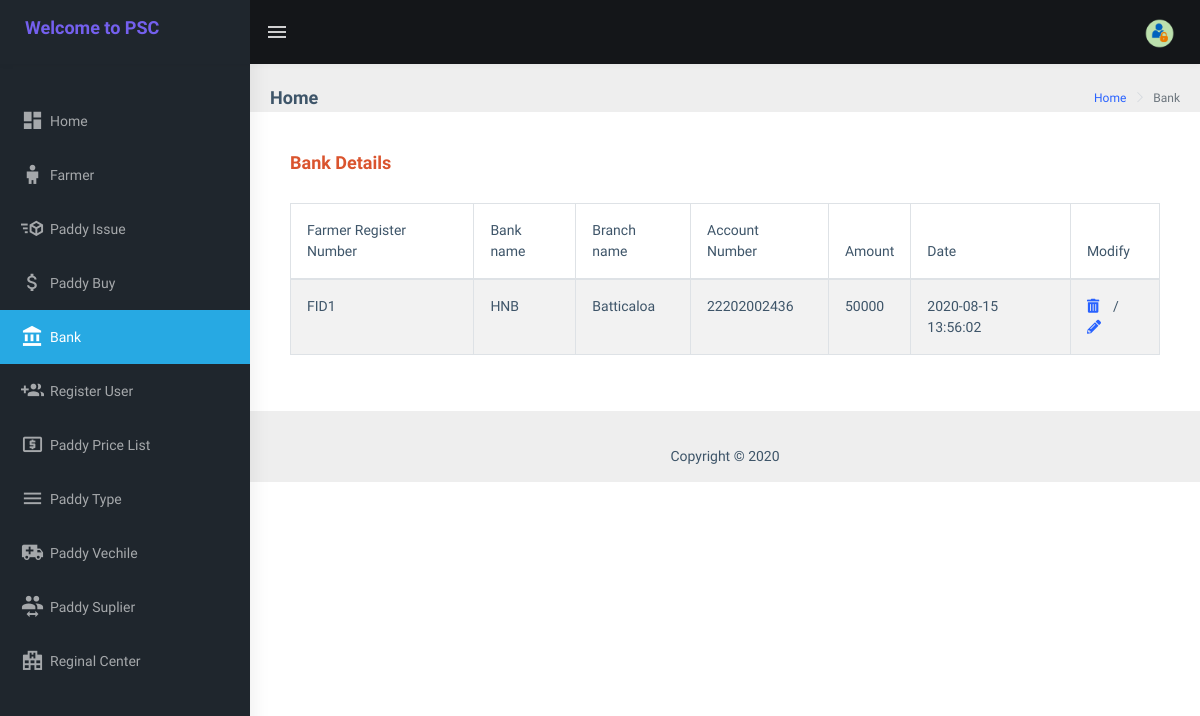
The page /common_components/bank.php (signed in) on the database as committed earlier.
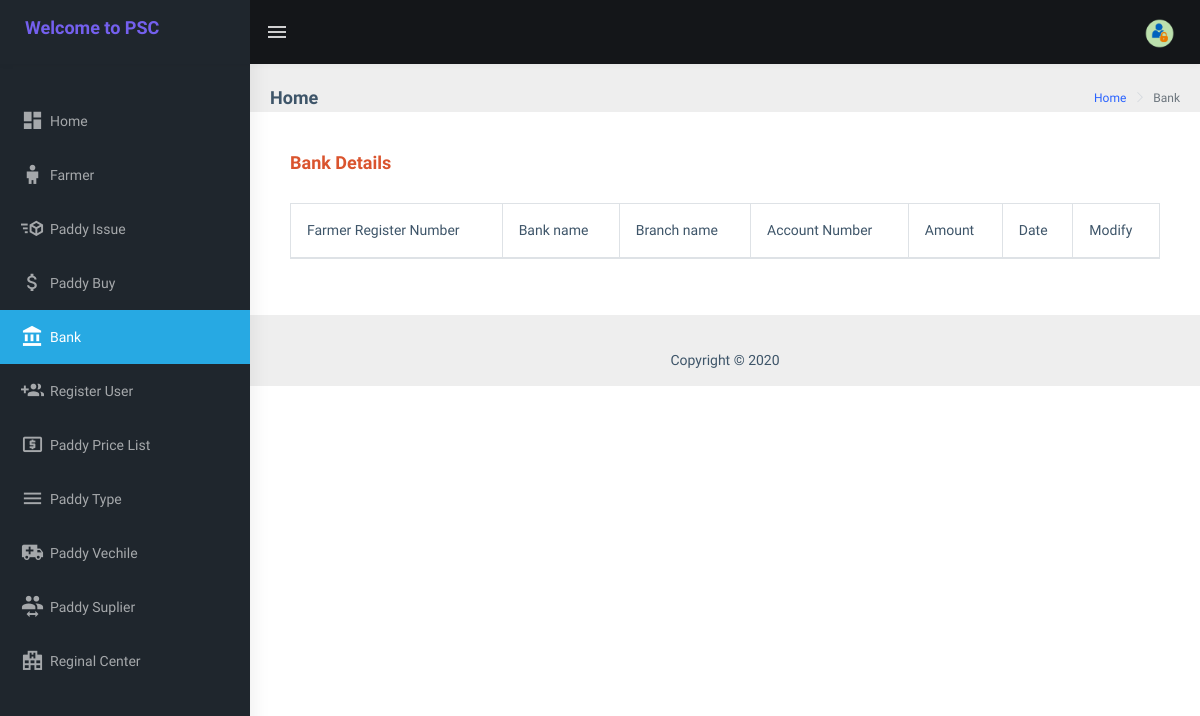
The same page on the database as committed later.
### tables this page shows
CREATE TABLE `bank` (
  `row_id` int(11) NOT NULL,
  `former_register_no` varchar(5) NOT NULL,
  `bank_name` varchar(50) NOT NULL,
  `bank_branch` varchar(50) NOT NULL,
  `bank_account_no` varchar(20) NOT NULL,
  `amount` double NOT NULL,
  `date` timestamp NOT NULL DEFAULT current_timestamp() ON UPDATE current_timestamp()
);

### function.php (called while the page is built, shortened)
<?php
	function isAdmin()
	{
		if (isset($_SESSION['user']) && $_SESSION['user']['user_type'] == 'admin' ) {
			return true;
		}else{
			return false;
		}
	}
?>

### common_components/bank.php (the view, shortened to what this page needs)
<?php
	include('../function.php');
	if (!isAdmin() AND !isCollactionOfficer() AND !isManager() AND !isClerk() AND !isFinanceOfficer() AND !isStorekeeper()) {
		$_SESSION['msg'] = "You must log in first";
		header('location: ../Index.php');
	}else{
?>
<!DOCTYPE html>
<html dir="ltr" lang="en">
    <head>
        <?php include '../mainstuff/inhead.php'; ?>
				<link rel="stylesheet" type="text/css" href="../assets/extra-libs/multicheck/multicheck.css">
				<link href="../js/jquery.dataTables.min.css" rel="stylesheet">
				<link rel="stylesheet" type="text/css" href="../assets/libs/select2/dist/css/select2.min.css">
    </head>
    <body>
        <div id="main-wrapper">
            <?php include '../mainstuff/header.php'; ?>
			<?php include '../mainstuff/LeftSidebar.php'; ?>
			<div class="page-wrapper">
                <div class="page-breadcrumb">
                    <div class="row">
                        <div class="col-12 d-flex no-block align-items-center">
                            <h4 class="page-title">Home</h4>
                            <div class="ml-auto text-right">
                                <nav aria-label="breadcrumb">
                                    <ol class="breadcrumb">
                                        <li class="breadcrumb-item"><a href="#">Home</a></li>
                                        <li class="breadcrumb-item active" aria-current="page">Bank</li>
                                    </ol>
                                </nav>
                            </div>
                        </div>
                    </div>
                </div>
								                <div class="row">
								                    <div class="col-md-12">
								                        <div class="card card-body printableArea">
																								<div class="card-body">
																												<h4 class="text-danger">Bank Details</h4><br>
																												<div class="table-responsive">
																														<table id="zero_config" class="table table-striped table-bordered">
																																<thead>
																																		<tr>
																																			<th> Farmer Register Number </th>
																																			<th> Bank name </th>
																																			<th> Branch name </th>
																																			<th> Account Number </th>
																																			<th> Amount </th>
																																			<th> Date </th>
																																			<th> Modify </th>
																																		</tr>
																																</thead>
																																<tbody>
																																		<?php
																																					$sql= "select * from bank";
																																					$run = mysqli_query($conn,$sql);
																																						while($row=mysqli_fetch_array($run)){
																																								$id = $row['row_id'];
																																								$former_register_no = $row['former_register_no'];
																																								$bank_name = $row['bank_name'];
																																								$bank_branch = $row['bank_branch'];
																																								$bank_account_no = $row['bank_account_no'];
																																								$amount = $row['amount'];
																																								$date = $row['date'];
																																		?>
																													<tr>
																															<td> <?php echo $former_register_no; ?> </td>
																															<td> <?php echo $bank_name; ?> </td>
																															<td> <?php echo $bank_branch; ?> </td>
																															<td> <?php echo $bank_account_no; ?> </td>
																															<td> <?php echo $amount; ?> </td>
																															<td> <?php echo $date; ?> </td>
																													<td>
																													<a href="delete_bank.php?delete_bank=<?php echo $id; ?>" onclick="return confirm('Are you sure you want to delete this item?');">
																															<i class=" fas fa-trash-alt"></i>
																													</a>&nbsp&nbsp / &nbsp
																												 	<a href="edit_bank.php?edit_bank=<?php echo $id; ?>">
																															<i class=" fas fa-pencil-alt"></i>
																													</a>
																													</td>
																													</tr>
																										<?php } ?>
																								</tbody>
																						</table>
																				</div>
																</div>
								                    </div>
								                </div>
								                <?php include '../mainstuff/footer.php'; ?>
								            </div>
	  </body>
</html>
													<?php } ?>

Rows that differ between the two databases and show on the page:
removed bank: former_register_no "FID1", bank_name "HNB", bank_branch "Batticaloa", bank_account_no "22202002436", amount "50000", date "2020-08-15 13:56:02"
